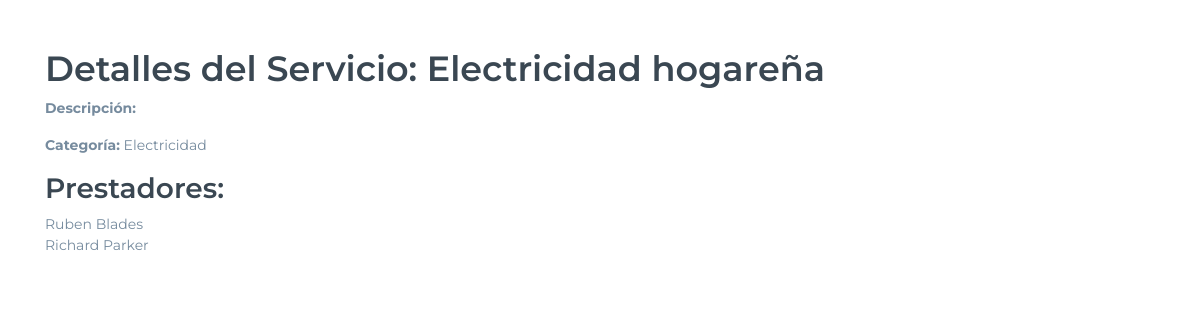
The app's page /home/servicios/1/ with its own data.
### apps/servicio/models.py (models this page shows, shortened)
class Servicio(models.Model):
    nombre = models.CharField(max_length=100)
    descripcion = models.TextField(max_length=500, null=True, blank=True)
    categoria = models.ForeignKey(Categoria, on_delete=models.CASCADE)

class Categoria(models.Model):
    nombre = models.CharField(max_length=200)

class ServicioPrestado(models.Model):
    prestador = models.ForeignKey("prestador.Prestador", on_delete=models.CASCADE)
    localidad = models.ForeignKey("ubicacion.Localidad", on_delete=models.CASCADE, default=None)
    servicio = models.ForeignKey(Servicio, on_delete=models.CASCADE)

### apps/prestador/models.py (models this page shows, shortened)
class Prestador(models.Model):
    estudios = models.TextField(max_length=500, null=True, blank=True)
    codFiscal = models.CharField(max_length=100, null=True, blank=True)
    CUIT = models.CharField(max_length=100, null=True, blank=True)
    rol_usuario = models.ForeignKey("usuario.Rol", on_delete=models.CASCADE, null=True, blank=True)

### apps/usuario/models.py (models this page shows, shortened)
class Rol(models.Model):
    ROLES = [
        (1, 'Quiero contratar un servicio'),
        (2, 'Quiero prestar servicio')
    ]
    rol = models.IntegerField(choices=ROLES)
    usuario = models.ForeignKey(Usuario, on_delete=models.CASCADE, related_name="roles")

class Usuario(AbstractUser):
    nombre = models.CharField(max_length=150, verbose_name="Nombre")
    apellido = models.CharField(max_length=150, verbose_name="Apellido")
    email = models.EmailField(unique=True, verbose_name="Correo electrónico")
    fecha_creacion = models.DateTimeField(auto_now_add=True, verbose_name="Fecha de creación")
    USERNAME_FIELD = 'email'
    REQUIRED_FIELDS = ['username', 'nombre', 'apellido']

### apps/usuario/views.py (the view)
# urls.py: path('servicios/<int:pk>/', ServicioDetailView.as_view(), name='servicio_detail'),
class ServicioDetailView(generic.DetailView):
    template_name = 'servicio_detail.html'
    model = Servicio
    context_object_name = 'servicio'
    def get_context_data(self, **kwargs):
        context = super().get_context_data(**kwargs)
        context['prestadores'] = ServicioPrestado.objects.select_related(
            'prestador', 'localidad', 'servicio'
        ).filter(servicio=self.object)
        return context

### templates/servicio_detail.html (shortened to what this page needs)
{% load static %}
<!doctype html>
<html lang="en">
<head>
  <link rel="stylesheet" href={% static "css/dash/styles.min.css" %} />
</head>
<body>
  <div class="container mt-5">
    <h1>Detalles del Servicio: {{ servicio.nombre }}</h1>
    <p><strong>Descripción:</strong> {{ servicio.descripcion }}</p>
    <p><strong>Categoría:</strong> {{ servicio.categoria.nombre }}</p>
    <h2>Prestadores:</h2>
    <ul>
      {% for prestador in servicio.servicioprestado_set.all %}
        <li>{{ prestador.prestador.rol_usuario.usuario.nombre }} {{ prestador.prestador.rol_usuario.usuario.apellido }}</li>
      {% empty %}
        <p>No hay prestadores disponibles para este servicio.</p>
      {% endfor %}
    </ul>
  </div>
</body>
</html>

### records on screen
Servicio: nombre "Electricidad hogareña", categoria.nombre "Electricidad"
ServicioPrestado: prestador.rol_usuario.usuario.nombre "Ruben", prestador.rol_usuario.usuario.apellido "Blades"
ServicioPrestado: prestador.rol_usuario.usuario.nombre "Richard", prestador.rol_usuario.usuario.apellido "Parker"
